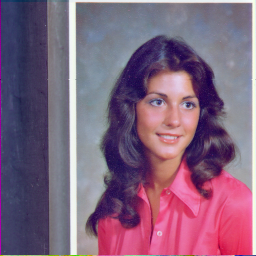
#> input picture Dataset/4.1.04.tiff, 256 x 256 px, found by its file name
$ python 'RGB_Channels(R,G,B).py'
#> lines starting #> are read from the running program, lines starting #| are printed output that depends on the picture
import numpy as np
import matplotlib.pyplot as plt

img1 = plt.imread('U:\\4-1\\Digital Image Processing LAB\\LAB_1(12-04-2022)\\Dataset\\misc\\4.1.04.tiff')
#> img1 is the input picture: shape (256, 256, 3); mean R, G, B 129.2, 99.3, 125.2


r = img1[:, :, 0]
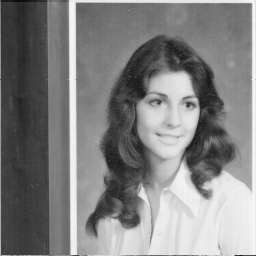
#> r: shape (256, 256); min 11, max 248, mean 129.2
g = img1[:, :, 1]
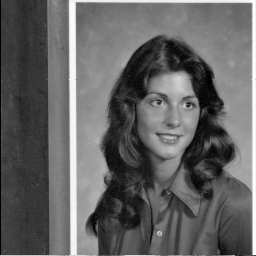
#> g: shape (256, 256); min 0, max 254, mean 99.3
b = img1[:, :, 2]
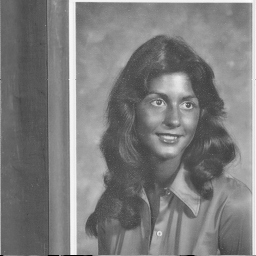
#> b: shape (256, 256); min 0, max 251, mean 125.2

output = [img1, r, g, b]
titles = ['Image', 'Red', 'Green', 'Blue']

for i in range(4):
    plt.subplot(2, 2, i+1)
    plt.axis('off')
    plt.title(titles[i])
    if i == 0:
        plt.imshow(output[i])
    else:
        plt.imshow(output[i], cmap='gray')

plt.show()
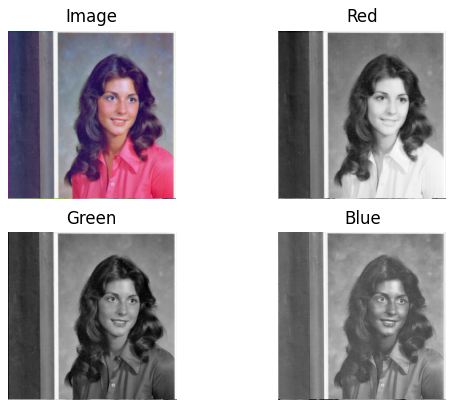
#> figure drawn by matplotlib, 4 panels

output = np.dstack((r, g, b))

plt.imshow(output)
plt.show()

$ run again, with Dataset/4.1.03.tiff copied over Dataset/4.1.04.tiff
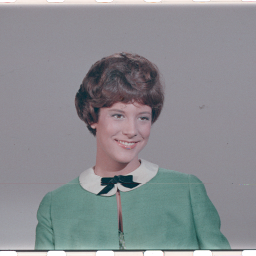
#> input picture Dataset/4.1.03.tiff, 256 x 256 px, found by its file name
#> img1 is the input picture: shape (256, 256, 3); mean R, G, B 137.6, 140, 144
#> `g = img1[:, :, 1]`:
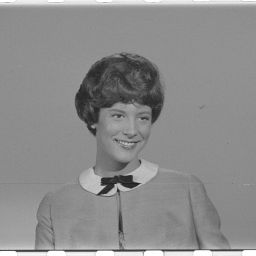
#> g: shape (256, 256); min 28, max 255, mean 140
#> `plt.show()`:
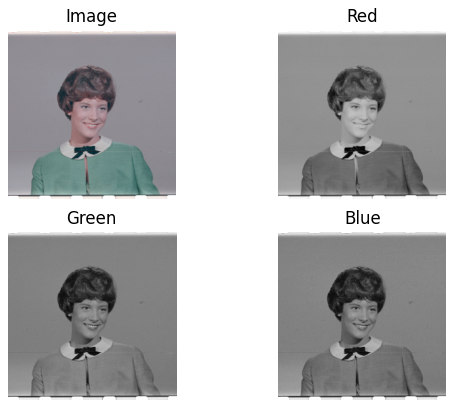
#> figure drawn by matplotlib, 4 panels
